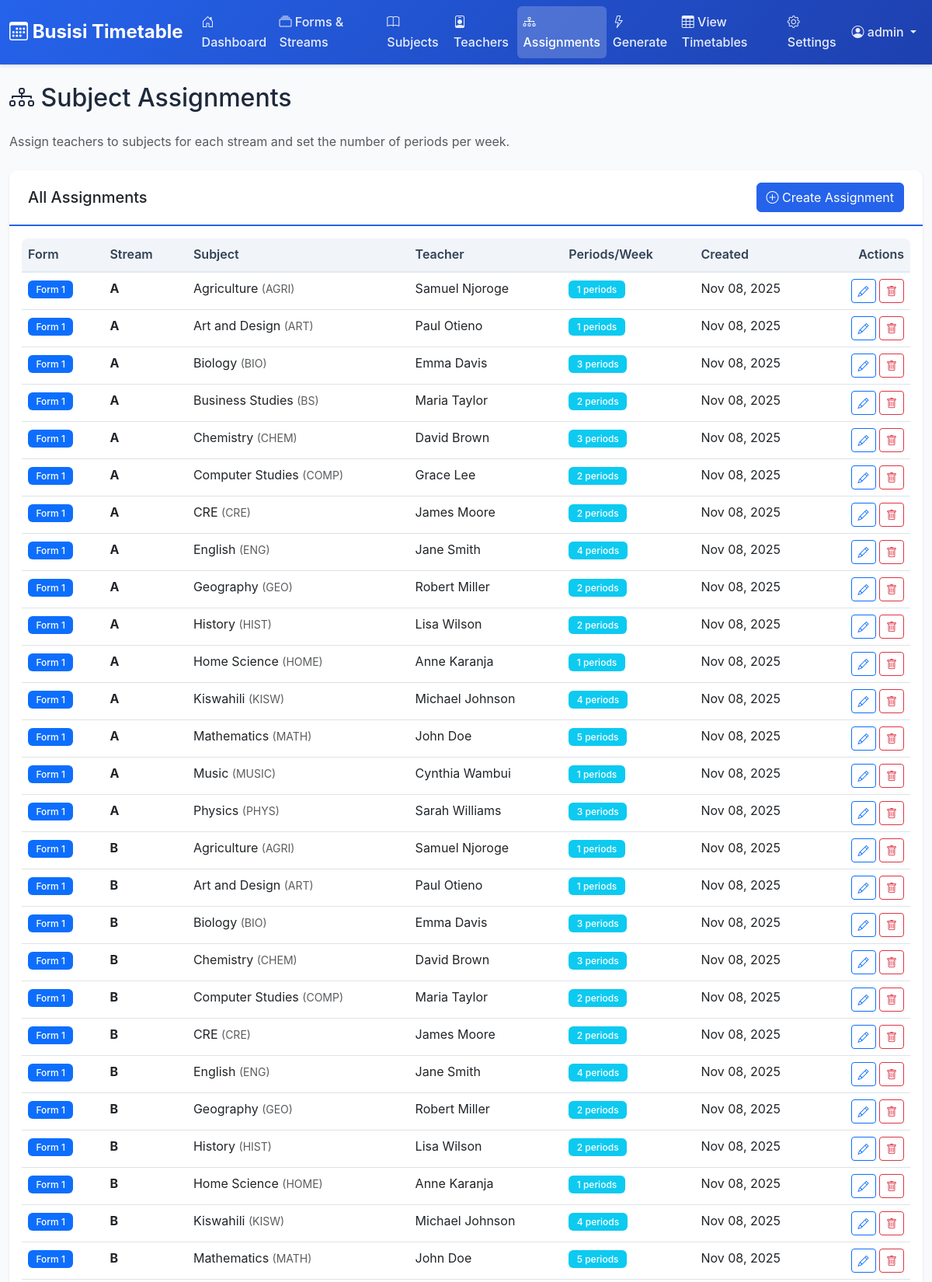
Page /admin/assignments.php (signed in, upper part) on the committed database.
### tables this page shows
CREATE TABLE IF NOT EXISTS `subject_assignments` (
  `id` int(11) NOT NULL AUTO_INCREMENT,
  `stream_id` int(11) NOT NULL,
  `subject_id` int(11) NOT NULL,
  `teacher_id` int(11) NOT NULL,
  `periods_per_week` int(11) NOT NULL DEFAULT 1,
  `created_at` timestamp NOT NULL DEFAULT CURRENT_TIMESTAMP,
  PRIMARY KEY (`id`),
  UNIQUE KEY `unique_assignment` (`stream_id`,`subject_id`),
  KEY `subject_id` (`subject_id`),
  KEY `teacher_id` (`teacher_id`),
  CONSTRAINT `subject_assignments_ibfk_1` FOREIGN KEY (`stream_id`) REFERENCES `streams` (`id`) ON DELETE CASCADE,
  CONSTRAINT `subject_assignments_ibfk_2` FOREIGN KEY (`subject_id`) REFERENCES `subjects` (`id`) ON DELETE CASCADE,
  CONSTRAINT `subject_assignments_ibfk_3` FOREIGN KEY (`teacher_id`) REFERENCES `teachers` (`id`) ON DELETE CASCADE
);

CREATE TABLE IF NOT EXISTS `forms` (
  `id` int(11) NOT NULL AUTO_INCREMENT,
  `name` varchar(50) NOT NULL,
  `description` text DEFAULT NULL,
  `display_order` int(11) DEFAULT 0,
  `created_at` timestamp NOT NULL DEFAULT CURRENT_TIMESTAMP,
  PRIMARY KEY (`id`),
  UNIQUE KEY `name` (`name`)
);

CREATE TABLE IF NOT EXISTS `streams` (
  `id` int(11) NOT NULL AUTO_INCREMENT,
  `form_id` int(11) NOT NULL,
  `name` varchar(50) NOT NULL,
  `description` text DEFAULT NULL,
  `created_at` timestamp NOT NULL DEFAULT CURRENT_TIMESTAMP,
  PRIMARY KEY (`id`),
  KEY `form_id` (`form_id`),
  CONSTRAINT `streams_ibfk_1` FOREIGN KEY (`form_id`) REFERENCES `forms` (`id`) ON DELETE CASCADE
);

CREATE TABLE IF NOT EXISTS `subjects` (
  `id` int(11) NOT NULL AUTO_INCREMENT,
  `name` varchar(100) NOT NULL,
  `code` varchar(20) DEFAULT NULL,
  `description` text DEFAULT NULL,
  `created_at` timestamp NOT NULL DEFAULT CURRENT_TIMESTAMP,
  PRIMARY KEY (`id`),
  UNIQUE KEY `name` (`name`)
);

### includes/functions.php (called while the page is built, shortened)
<?php
function getAllAssignments() {
    $db = getDB();
    $stmt = $db->query("SELECT sa.*,
                       s.name as stream_name, f.name as form_name,
                       sub.name as subject_name, sub.code as subject_code,
                       CONCAT(t.first_name, ' ', t.last_name) as teacher_name
                       FROM subject_assignments sa
                       JOIN streams s ON sa.stream_id = s.id
                       JOIN forms f ON s.form_id = f.id
                       JOIN subjects sub ON sa.subject_id = sub.id
                       JOIN teachers t ON sa.teacher_id = t.id
                       ORDER BY f.display_order, s.name, sub.name");
    return $stmt->fetchAll();
}

### admin/assignments.php (the view, shortened to what this page needs)
<?php
require_once '../includes/functions.php';
$assignments = getAllAssignments();
$streams = getAllStreams();
$subjects = getAllSubjects();
$teachers = getAllTeachers();
?>
<?php require_once '../includes/header.php'; ?>
<div class="row">
    <div class="col-12">
        <h2 class="mb-4">
            <i class="bi bi-diagram-3"></i> Subject Assignments
        </h2>
        <p class="text-muted mb-4">
            Assign teachers to subjects for each stream and set the number of periods per week.
        </p>
    </div>
</div>
<div class="row">
    <div class="col-12">
        <div class="card">
            <div class="card-header d-flex justify-content-between align-items-center">
                <h5 class="mb-0">All Assignments</h5>
                <button type="button" class="btn btn-primary" data-bs-toggle="modal" data-bs-target="#createModal"
                        <?php echo empty($streams) || empty($subjects) || empty($teachers) ? 'disabled' : ''; ?>>
                    <i class="bi bi-plus-circle"></i> Create Assignment
                </button>
            </div>
            <div class="card-body">
                <?php if (empty($streams) || empty($subjects) || empty($teachers)): ?>
                    <div class="alert alert-warning mb-0">
                        <i class="bi bi-exclamation-triangle-fill"></i>
                        You need to create forms/streams, subjects, and add teachers before creating assignments.
                    </div>
                <?php elseif (empty($assignments)): ?>
                    <p class="text-muted mb-0">No assignments created yet. Click "Create Assignment" to get started.</p>
                <?php else: ?>
                    <div class="table-responsive">
                        <table class="table table-hover">
                            <thead>
                                <tr>
                                    <th>Form</th>
                                    <th>Stream</th>
                                    <th>Subject</th>
                                    <th>Teacher</th>
                                    <th>Periods/Week</th>
                                    <th>Created</th>
                                    <th class="text-end">Actions</th>
                                </tr>
                            </thead>
                            <tbody>
                                <?php foreach ($assignments as $assignment): ?>
                                    <tr>
                                        <td><span class="badge bg-primary"><?php echo htmlspecialchars($assignment['form_name']); ?></span></td>
                                        <td><strong><?php echo htmlspecialchars($assignment['stream_name']); ?></strong></td>
                                        <td>
                                            <?php echo htmlspecialchars($assignment['subject_name']); ?>
                                            <?php if ($assignment['subject_code']): ?>
                                                <small class="text-muted">(<?php echo htmlspecialchars($assignment['subject_code']); ?>)</small>
                                            <?php endif; ?>
                                        </td>
                                        <td><?php echo htmlspecialchars($assignment['teacher_name']); ?></td>
                                        <td>
                                            <span class="badge bg-info"><?php echo $assignment['periods_per_week']; ?> periods</span>
                                        </td>
                                        <td><?php echo date('M d, Y', strtotime($assignment['created_at'])); ?></td>
                                        <td class="text-end">
                                            <button type="button" class="btn btn-sm btn-outline-primary"
                                                    onclick="editAssignment(<?php echo htmlspecialchars(json_encode($assignment)); ?>)">
                                                <i class="bi bi-pencil"></i>
                                            </button>
                                            <form method="POST" class="d-inline" onsubmit="return confirmDelete()">
                                                <button type="submit" class="btn btn-sm btn-outline-danger">
                                                    <i class="bi bi-trash"></i>
                                                </button>
                                            </form>
                                        </td>
                                    </tr>
                                <?php endforeach; ?>
                            </tbody>
                        </table>
                    </div>
                <?php endif; ?>
            </div>
        </div>
    </div>
</div>
<?php require_once '../includes/footer.php'; ?>

### assets/css/main.css (style rules this page uses)
:root { --primary-color: #2563eb; --secondary-color: #64748b; --success-color: #16a34a; --danger-color: #dc2626; --warning-color: #ea580c; --info-color: #0891b2; --light-color: #f8fafc; --dark-color: #1e293b; }
body { font-family: -apple-system, BlinkMacSystemFont, 'Segoe UI', Roboto, Oxygen, Ubuntu, Cantarell, sans-serif; background-color: var(--light-color); color: var(--dark-color); line-height: 1.6; }
.card { border: none; border-radius: 0.75rem; box-shadow: 0 1px 3px rgba(0,0,0,0.1); transition: all 0.3s; }
.card-header { background-color: #fff; border-bottom: 2px solid var(--primary-color); font-weight: 600; padding: 1rem 1.5rem; border-radius: 0.75rem 0.75rem 0 0 !important; }
.btn-primary { background-color: var(--primary-color); border-color: var(--primary-color); transition: all 0.3s; }
.table { background-color: #fff; border-radius: 0.5rem; overflow: hidden; }
.table thead th { background-color: #f1f5f9; color: #334155; font-weight: 600; border-bottom: 2px solid #e2e8f0; border-top: none; }
.badge { padding: 0.35rem 0.65rem; font-weight: 500; }

### rows in the picture
subject_assignments: forms.name "Form 1", stream.name "A", subject.name "Agriculture", subject.code "AGRI", teacher_name "Samuel Njoroge", periods_per_week "1", created_at "Nov 08, 2025"
subject_assignments: forms.name "Form 1", stream.name "A", subject.name "Art and Design", subject.code "ART", teacher_name "Paul Otieno", periods_per_week "1", created_at "Nov 08, 2025"
subject_assignments: forms.name "Form 1", stream.name "A", subject.name "Biology", subject.code "BIO", teacher_name "Emma Davis", periods_per_week "3", created_at "Nov 08, 2025"
subject_assignments: forms.name "Form 1", stream.name "A", subject.name "Business Studies", subject.code "BS", teacher_name "Maria Taylor", periods_per_week "2", created_at "Nov 08, 2025"
subject_assignments: forms.name "Form 1", stream.name "A", subject.name "Chemistry", subject.code "CHEM", teacher_name "David Brown", periods_per_week "3", created_at "Nov 08, 2025"
subject_assignments: forms.name "Form 1", stream.name "A", subject.name "Computer Studies", subject.code "COMP", teacher_name "Grace Lee", periods_per_week "2", created_at "Nov 08, 2025"
subject_assignments: forms.name "Form 1", stream.name "A", subject.name "CRE", subject.code "CRE", teacher_name "James Moore", periods_per_week "2", created_at "Nov 08, 2025"
subject_assignments: forms.name "Form 1", stream.name "A", subject.name "English", subject.code "ENG", teacher_name "Jane Smith", periods_per_week "4", created_at "Nov 08, 2025"
subject_assignments: forms.name "Form 1", stream.name "A", subject.name "Geography", subject.code "GEO", teacher_name "Robert Miller", periods_per_week "2", created_at "Nov 08, 2025"
subject_assignments: forms.name "Form 1", stream.name "A", subject.name "History", subject.code "HIST", teacher_name "Lisa Wilson", periods_per_week "2", created_at "Nov 08, 2025"
subject_assignments: forms.name "Form 1", stream.name "A", subject.name "Home Science", subject.code "HOME", teacher_name "Anne Karanja", periods_per_week "1", created_at "Nov 08, 2025"
subject_assignments: forms.name "Form 1", stream.name "A", subject.name "Kiswahili", subject.code "KISW", teacher_name "Michael Johnson", periods_per_week "4", created_at "Nov 08, 2025"
subject_assignments: forms.name "Form 1", stream.name "A", subject.name "Mathematics", subject.code "MATH", teacher_name "John Doe", periods_per_week "5", created_at "Nov 08, 2025"
subject_assignments: forms.name "Form 1", stream.name "A", subject.name "Music", subject.code "MUSIC", teacher_name "Cynthia Wambui", periods_per_week "1", created_at "Nov 08, 2025"
subject_assignments: forms.name "Form 1", stream.name "A", subject.name "Physics", subject.code "PHYS", teacher_name "Sarah Williams", periods_per_week "3", created_at "Nov 08, 2025"
subject_assignments: forms.name "Form 1", stream.name "B", subject.name "Agriculture", subject.code "AGRI", teacher_name "Samuel Njoroge", periods_per_week "1", created_at "Nov 08, 2025"
subject_assignments: forms.name "Form 1", stream.name "B", subject.name "Art and Design", subject.code "ART", teacher_name "Paul Otieno", periods_per_week "1", created_at "Nov 08, 2025"
subject_assignments: forms.name "Form 1", stream.name "B", subject.name "Biology", subject.code "BIO", teacher_name "Emma Davis", periods_per_week "3", created_at "Nov 08, 2025"
subject_assignments: forms.name "Form 1", stream.name "B", subject.name "Chemistry", subject.code "CHEM", teacher_name "David Brown", periods_per_week "3", created_at "Nov 08, 2025"
subject_assignments: forms.name "Form 1", stream.name "B", subject.name "Computer Studies", subject.code "COMP", teacher_name "Maria Taylor", periods_per_week "2", created_at "Nov 08, 2025"
subject_assignments: forms.name "Form 1", stream.name "B", subject.name "CRE", subject.code "CRE", teacher_name "James Moore", periods_per_week "2", created_at "Nov 08, 2025"
subject_assignments: forms.name "Form 1", stream.name "B", subject.name "English", subject.code "ENG", teacher_name "Jane Smith", periods_per_week "4", created_at "Nov 08, 2025"
subject_assignments: forms.name "Form 1", stream.name "B", subject.name "Geography", subject.code "GEO", teacher_name "Robert Miller", periods_per_week "2", created_at "Nov 08, 2025"
subject_assignments: forms.name "Form 1", stream.name "B", subject.name "History", subject.code "HIST", teacher_name "Lisa Wilson", periods_per_week "2", created_at "Nov 08, 2025"
subject_assignments: forms.name "Form 1", stream.name "B", subject.name "Home Science", subject.code "HOME", teacher_name "Anne Karanja", periods_per_week "1", created_at "Nov 08, 2025"
subject_assignments: forms.name "Form 1", stream.name "B", subject.name "Kiswahili", subject.code "KISW", teacher_name "Michael Johnson", periods_per_week "4", created_at "Nov 08, 2025"
subject_assignments: forms.name "Form 1", stream.name "B", subject.name "Mathematics", subject.code "MATH", teacher_name "John Doe", periods_per_week "5", created_at "Nov 08, 2025"

### other values in the picture
$_SESSION['admin_username'] "admin"
